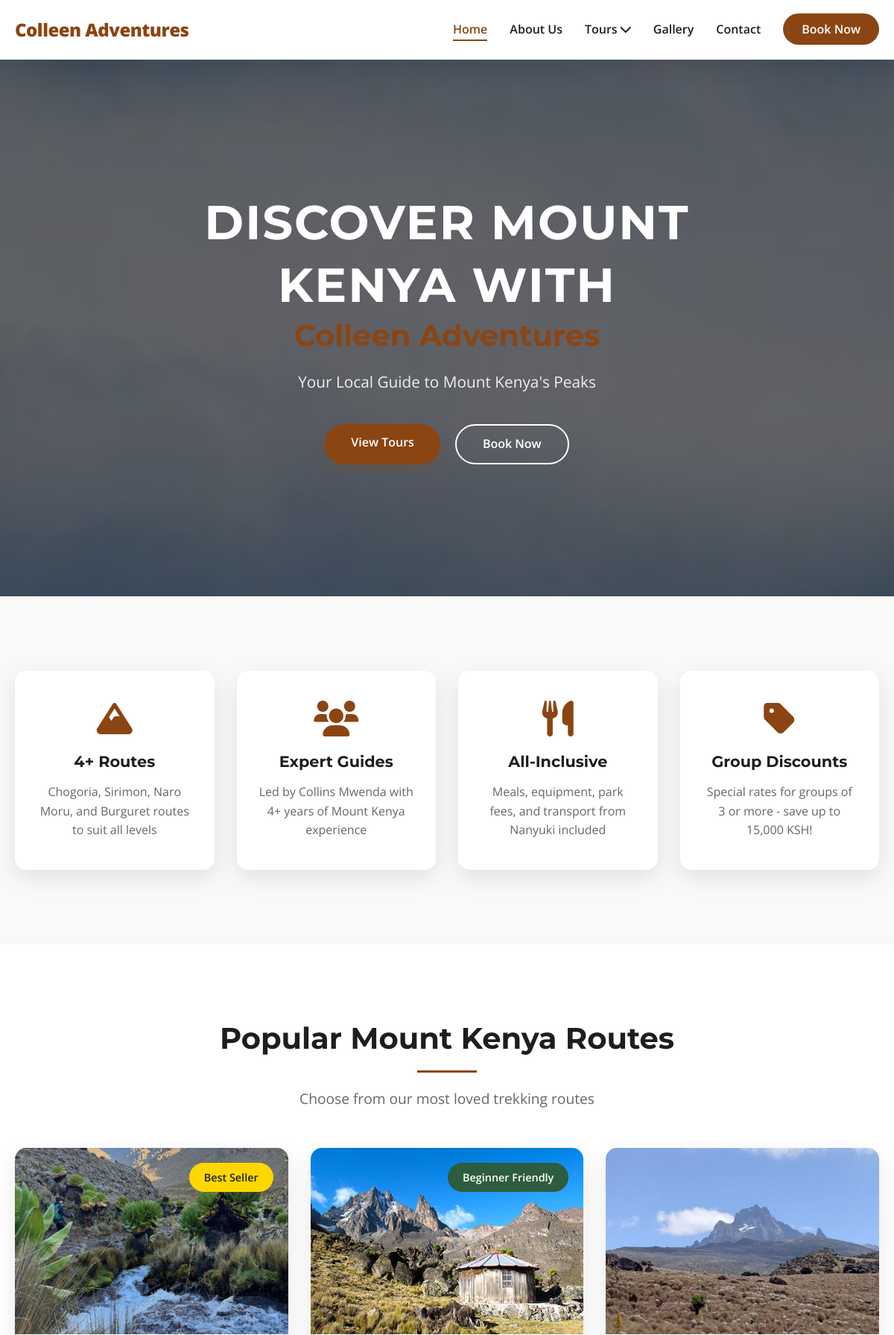
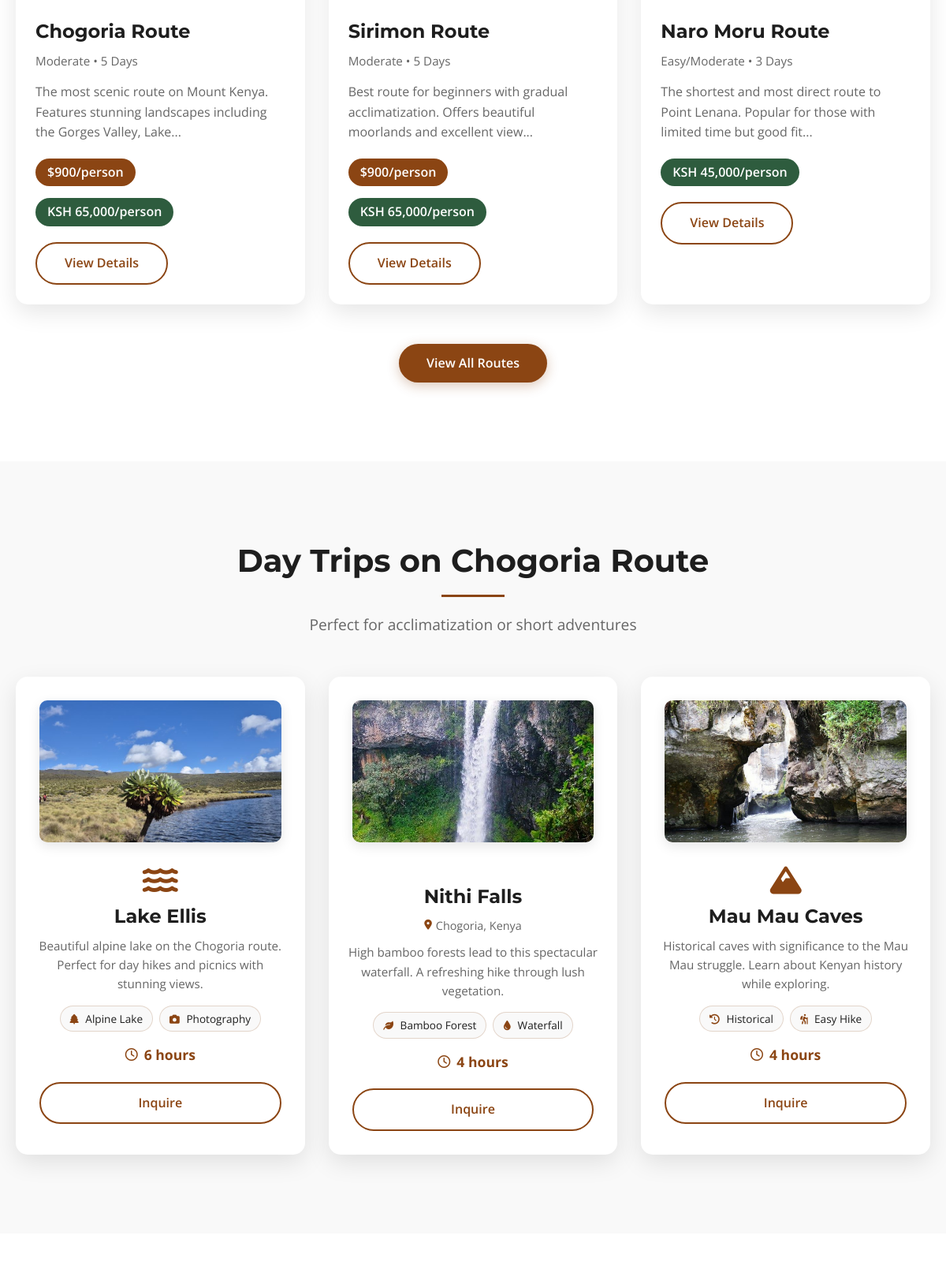
The page / (upper part) on the database its author committed (2 pictures, top to bottom).
### tables this page shows
CREATE TABLE IF NOT EXISTS tours (
    id INT PRIMARY KEY AUTO_INCREMENT,
    route_name VARCHAR(100) NOT NULL,
    duration_days INT NOT NULL,
    price_international_usd DECIMAL(10,2),
    price_kenyan_ksh DECIMAL(10,2),
    group_discount_ksh DECIMAL(10,2),
    difficulty VARCHAR(50) NOT NULL,
    description TEXT,
    highlights TEXT,
    itinerary TEXT,
    is_best_seller BOOLEAN DEFAULT FALSE,
    is_beginner_friendly BOOLEAN DEFAULT FALSE,
    route_image VARCHAR(255) DEFAULT 'default-route.jpg',
    created_at TIMESTAMP DEFAULT CURRENT_TIMESTAMP
);

### includes/config.php (called while the page is built, shortened)
<?php
$base_path = '/colleen-adventures';
$conn = new mysqli(DB_HOST, DB_USER, DB_PASS, DB_NAME);
$conn->set_charset("utf8");
$settings = [
    'company_name' => 'Colleen Adventures',
    'company_tagline' => 'Your Local Guide to Mount Kenya\'s Peaks',
    'company_email' => 'collenadventures@gmail.com',
    'company_phone' => '0712490970',
    'company_phone_2' => '0734467422',
    'company_address' => 'Nairobi, Kenya',
    'facebook' => 'collenadventures',
    'instagram' => 'collenadventures',
    'tiktok' => 'collenadventures',
    'tripadvisor' => 'collenadventures',
    'business_reg' => 'BN-AYSOE2YW',
    'established_year' => '2026',
    'primary_color' => '#8B4513',
    'secondary_color' => '#2E5C3E',
    'accent_color' => '#FFFFFF',
    'whatsapp' => '0712490970'
];
$sql = "SELECT setting_key, setting_value FROM site_settings";
$result = $conn->query($sql);
if ($result && $result->num_rows > 0) {
    while($row = $result->fetch_assoc()) {
        $settings[$row['setting_key']] = $row['setting_value'];
    }
}
function getCurrentPage() {
    return basename($_SERVER['PHP_SELF'], '.php');
}
?>

### index.php (the view, shortened to what this page needs)
<?php
require_once 'includes/config.php';
include 'includes/header.php';
?>
<section class="hero"
    style="background: linear-gradient(rgba(0,0,0,0.5), rgba(0,0,0,0.5)), url('<?php echo $base_path; ?>/assets/images/hero-bg.jpg'); background-size: cover; background-position: center; background-attachment: fixed;">
    <div class="container">
        <div class="hero-content" data-aos="fade-up">
            <h1>Discover Mount Kenya with <span>Colleen Adventures</span></h1>
            <p><?php echo htmlspecialchars($settings['company_tagline']); ?></p>
            <div class="hero-buttons">
                <a href="<?php echo $base_path; ?>/tours.php" class="btn btn-primary">View Tours</a>
                <a href="<?php echo $base_path; ?>/booking.php" class="btn btn-secondary">Book Now</a>
            </div>
        </div>
    </div>
</section>
<section class="features">
    <div class="container">
        <div class="feature-grid">
            <div class="feature-card" data-aos="fade-up">
                <i class="fas fa-mountain"></i>
                <h3>4+ Routes</h3>
                <p>Chogoria, Sirimon, Naro Moru, and Burguret routes to suit all levels</p>
            </div>
            <div class="feature-card" data-aos="fade-up" data-aos-delay="100">
                <i class="fas fa-users"></i>
                <h3>Expert Guides</h3>
                <p>Led by Collins Mwenda with 4+ years of Mount Kenya experience</p>
            </div>
            <div class="feature-card" data-aos="fade-up" data-aos-delay="200">
                <i class="fas fa-utensils"></i>
                <h3>All-Inclusive</h3>
                <p>Meals, equipment, park fees, and transport from Nanyuki included</p>
            </div>
            <div class="feature-card" data-aos="fade-up" data-aos-delay="300">
                <i class="fas fa-tag"></i>
                <h3>Group Discounts</h3>
                <p>Special rates for groups of 3 or more - save up to 15,000 KSH!</p>
            </div>
        </div>
    </div>
</section>
<section class="popular-tours">
    <div class="container">
        <h2 class="section-title" data-aos="fade-up">Popular Mount Kenya Routes</h2>
        <p class="section-subtitle" data-aos="fade-up">Choose from our most loved trekking routes</p>
        <div class="tour-grid">
            <?php
            $sql = "SELECT * FROM tours LIMIT 3";
            $result = $conn->query($sql);
            if ($result && $result->num_rows > 0) {
                while($tour = $result->fetch_assoc()) {
                    $route_name = $tour['route_name'];
                    $image_filename = 'default-route.png';
                    if (stripos($route_name, 'Chogoria') !== false) {
                        $image_filename = 'chogoria.jpg';
                    } elseif (stripos($route_name, 'Sirimon') !== false) {
                        $image_filename = 'sirimon.jpg';
                    } elseif (stripos($route_name, 'Naro Moru') !== false) {
                        $image_filename = 'naromoru.jpg';
                    } elseif (stripos($route_name, 'Burguret') !== false) {
                        $image_filename = 'burguret.jpg';
                    }
            ?>
            <div class="tour-card" data-aos="fade-up">
                <div class="tour-image">
                    <img src="<?php echo $base_path; ?>/assets/images/tours/<?php echo $image_filename; ?>"
                        alt="<?php echo $tour['route_name']; ?>"
                        onerror="this.src='<?php echo $base_path; ?>/assets/images/tours/default-route.png';">
                    <?php if($tour['is_best_seller']): ?>
                    <span class="badge best-seller">Best Seller</span>
                    <?php endif; ?>
                    <?php if($tour['is_beginner_friendly']): ?>
                    <span class="badge beginner">Beginner Friendly</span>
                    <?php endif; ?>
                </div>
                <div class="tour-content">
                    <h3><?php echo $tour['route_name']; ?></h3>
                    <p class="difficulty"><?php echo $tour['difficulty']; ?> • <?php echo $tour['duration_days']; ?>
                        Days</p>
                    <p class="highlights"><?php echo substr($tour['description'], 0, 100); ?>...</p>
                    <div class="tour-price">
                        <?php if($tour['price_international_usd']): ?>
                        <span
                            class="price-usd">$<?php echo number_format($tour['price_international_usd']); ?>/person</span>
                        <?php endif; ?>
                        <?php if($tour['price_kenyan_ksh']): ?>
                        <span class="price-ksh">KSH
                            <?php echo number_format($tour['price_kenyan_ksh']); ?>/person</span>
                        <?php endif; ?>
                    </div>
                    <a href="<?php echo $base_path; ?>/tour-detail.php?id=<?php echo $tour['id']; ?>"
                        class="btn btn-outline">View Details</a>
                </div>
            </div>
            <?php
                }
            } ?>
        </div>
        <div class="text-center" style="text-align: center; margin-top: 50px;">
            <a href="<?php echo $base_path; ?>/tours.php" class="btn btn-primary">View All Routes</a>
        </div>
    </div>
</section>
<section class="day-trips">
    <div class="container">
        <h2 class="section-title" data-aos="fade-up">Day Trips on Chogoria Route</h2>
        <p class="section-subtitle" data-aos="fade-up">Perfect for acclimatization or short adventures</p>
        <div class="day-trip-grid">
            <div class="day-trip-card" data-aos="fade-up">
                <div class="trip-image-container">
                    <img src="<?php echo $base_path; ?>/assets/images/day-trips/lake-ellis.jpg" alt="Lake Ellis"
                        class="trip-image"
                        onerror="this.src='<?php echo $base_path; ?>/assets/images/day-trips/default-daytrip.jpg';">
                </div>
                <div class="trip-icon">
                    <i class="fas fa-water"></i>
                </div>
                <h3>Lake Ellis</h3>
                <p>Beautiful alpine lake on the Chogoria route. Perfect for day hikes and picnics with stunning views.
                </p>
                <div class="trip-features">
                    <span class="feature-tag"><i class="fas fa-tree"></i> Alpine Lake</span>
                    <span class="feature-tag"><i class="fas fa-camera"></i> Photography</span>
                </div>
                <div class="trip-duration">
                    <i class="far fa-clock"></i> 6 hours
                </div>
                <a href="<?php echo $base_path; ?>/contact.php?trip=Lake%20Ellis" class="btn btn-outline">Inquire</a>
            </div>
            <div class="day-trip-card" data-aos="fade-up" data-aos-delay="100">
                <div class="trip-image-container">
                    <img src="<?php echo $base_path; ?>/assets/images/day-trips/nithi-falls.jpg" alt="Nithi Falls"
                        class="trip-image"
                        onerror="this.src='<?php echo $base_path; ?>/assets/images/day-trips/default-daytrip.jpg';">
                </div>
                <div class="trip-icon">
                </div>
                <h3>Nithi Falls</h3>
                <div class="trip-location">
                    <i class="fas fa-map-marker-alt"></i> Chogoria, Kenya
                </div>
                <p>High bamboo forests lead to this spectacular waterfall. A refreshing hike through lush vegetation.
                </p>
                <div class="trip-features">
                    <span class="feature-tag"><i class="fas fa-leaf"></i> Bamboo Forest</span>
                    <span class="feature-tag"><i class="fas fa-tint"></i> Waterfall</span>
                </div>
                <div class="trip-duration">
                    <i class="far fa-clock"></i> 4 hours
                </div>
                <a href="<?php echo $base_path; ?>/contact.php?trip=Nithi%20Falls" class="btn btn-outline">Inquire</a>
            </div>
            <div class="day-trip-card" data-aos="fade-up" data-aos-delay="200">
                <div class="trip-image-container">
                    <img src="<?php echo $base_path; ?>/assets/images/day-trips/mau-mau-caves.jpg" alt="Mau Mau Caves"
                        class="trip-image"
                        onerror="this.src='<?php echo $base_path; ?>/assets/images/day-trips/default-daytrip.jpg';">
                </div>
                <div class="trip-icon">
                    <i class="fas fa-mountain"></i>
                </div>
                <h3>Mau Mau Caves</h3>
                <p>Historical caves with significance to the Mau Mau struggle. Learn about Kenyan history while
                    exploring.</p>
                <div class="trip-features">
                    <span class="feature-tag"><i class="fas fa-history"></i> Historical</span>
                    <span class="feature-tag"><i class="fas fa-hiking"></i> Easy Hike</span>
                </div>
                <div class="trip-duration">
                    <i class="far fa-clock"></i> 4 hours
                </div>
                <a href="<?php echo $base_path; ?>/contact.php?trip=Mau%20Mau%20Caves"
                    class="btn btn-outline">Inquire</a>
            </div>
        </div>
    </div>
</section>
<section class="about-preview">
</section>
<?php include 'includes/footer.php'; ?>

### includes/header.php (shortened to what this page needs)
<!DOCTYPE html>
<html lang="en">
<head>
    <link rel="stylesheet" href="https://cdnjs.cloudflare.com/ajax/libs/font-awesome/6.0.0/css/all.min.css">
    <link href="https://unpkg.com/aos@2.3.1/dist/aos.css" rel="stylesheet">
    <link rel="stylesheet" href="https://cdn.jsdelivr.net/npm/@fancyapps/ui@5.0/dist/fancybox/fancybox.css" />
</head>
<body>
    <?php include 'includes/navbar.php'; ?>

### includes/navbar.php (shortened to what this page needs)
<nav class="navbar">
    <div class="container">
        <div class="logo">
            <a href="<?php echo $base_path; ?>/index.php">
                <span class="logo-text"><?php echo htmlspecialchars($settings['company_name']); ?></span>
            </a>
        </div>
        <ul class="nav-menu">
            <li><a href="<?php echo $base_path; ?>/index.php"
                    class="<?php echo (getCurrentPage() == 'index') ? 'active' : ''; ?>">Home</a></li>
            <li><a href="<?php echo $base_path; ?>/about.php"
                    class="<?php echo (getCurrentPage() == 'about') ? 'active' : ''; ?>">About Us</a></li>
            <li class="dropdown">
                <a href="<?php echo $base_path; ?>/tours.php"
                    class="<?php echo (in_array(getCurrentPage(), ['tours', 'tour-detail', 'day-trips'])) ? 'active' : ''; ?>">Tours
                    <i class="fas fa-chevron-down"></i></a>
            </li>
            <li><a href="<?php echo $base_path; ?>/gallery.php"
                    class="<?php echo (getCurrentPage() == 'gallery') ? 'active' : ''; ?>">Gallery</a></li>
            <li><a href="<?php echo $base_path; ?>/contact.php"
                    class="<?php echo (getCurrentPage() == 'contact') ? 'active' : ''; ?>">Contact</a></li>
            <li><a href="<?php echo $base_path; ?>/booking.php" class="btn-nav">Book Now</a></li>
        </ul>
    </div>
</nav>

### includes/footer.php (shortened to what this page needs)
</body>
</html>

### rows shown on the page
tours: shows a picture, is_best_seller "Best Seller", route_name "Chogoria Route", difficulty "Moderate", duration_days "5", description "The most scenic route on Mount Kenya. Features stunning landscapes including the Gorges Valley, Lake", price_international_usd "900", price_kenyan_ksh "65,000"
tours: shows a picture, is_beginner_friendly "Beginner Friendly", route_name "Sirimon Route", difficulty "Moderate", duration_days "5", description "Best route for beginners with gradual acclimatization. Offers beautiful moorlands and excellent view", price_international_usd "900", price_kenyan_ksh "65,000"
tours: shows a picture, route_name "Naro Moru Route", difficulty "Easy/Moderate", duration_days "3", description "The shortest and most direct route to Point Lenana. Popular for those with limited time but good fit", price_kenyan_ksh "45,000"

### other values the page prints
$settings['company_name'] "Colleen Adventures"
$settings['company_tagline'] "Your Local Guide to Mount Kenya's Peaks"
